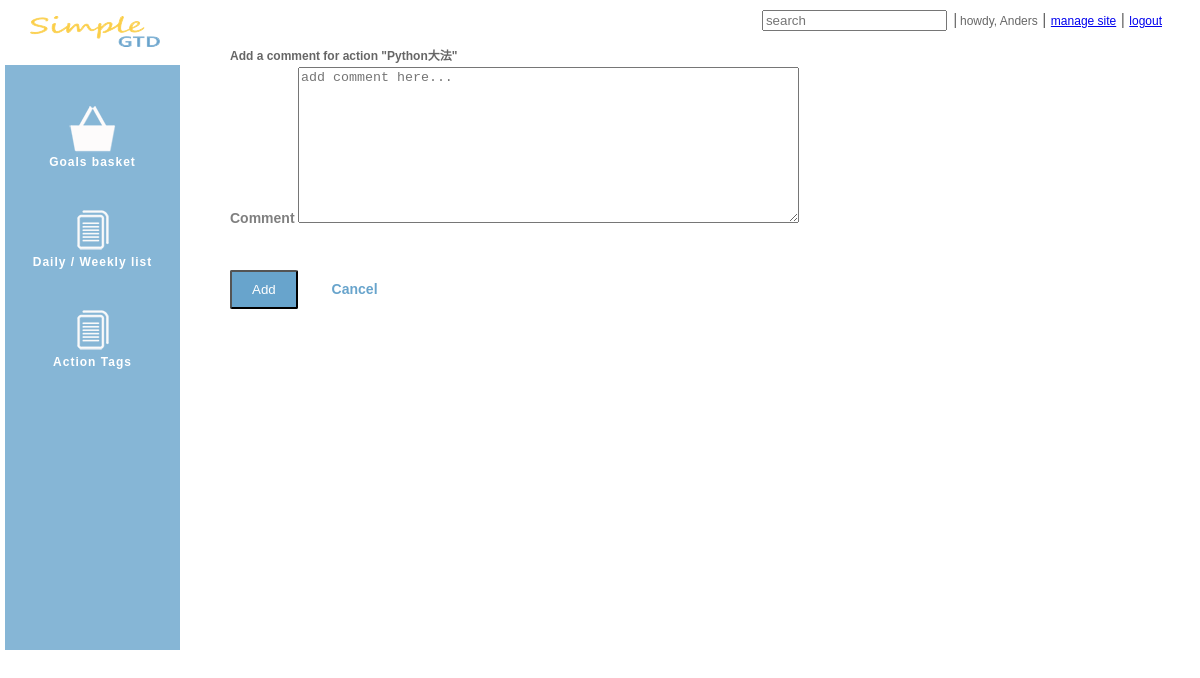
Page /action/28/comments/ (signed in) on the earlier database version.
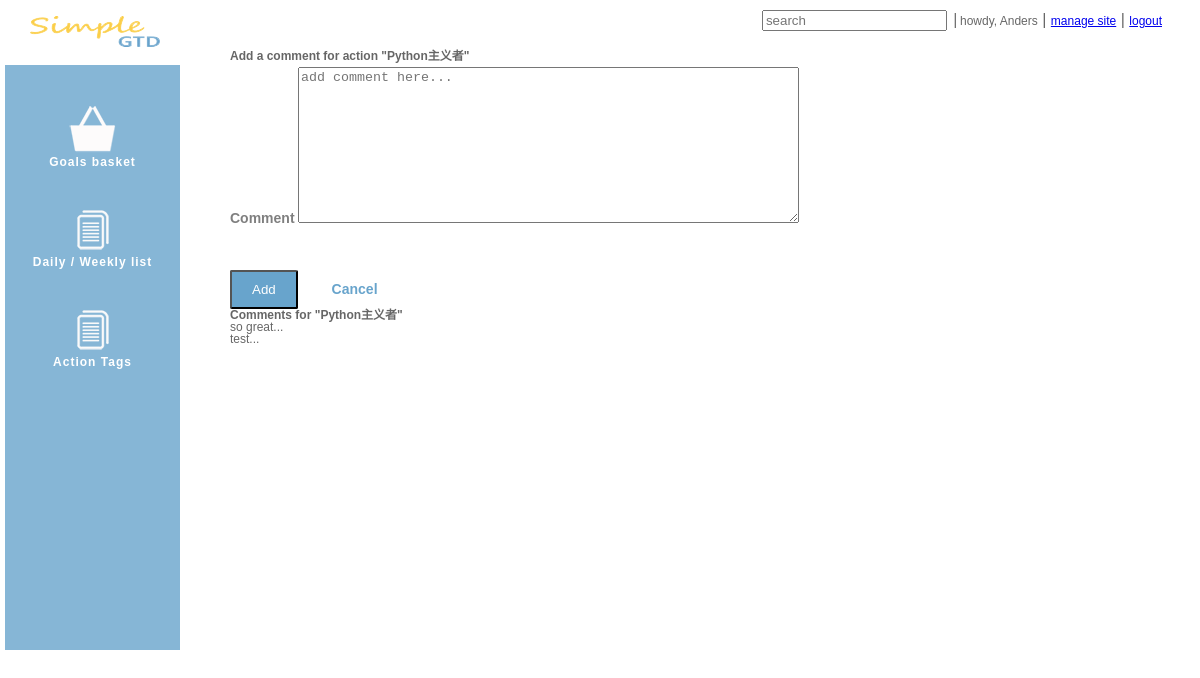
Same page on the later database version.
### simgtd/models.py (models this page shows, shortened)
class Action(models.Model):
    subject = models.CharField(max_length=200)
    memo = models.TextField(max_length=1000, blank=True)
    hours = models.PositiveSmallIntegerField(default=0)
    minutes = models.PositiveSmallIntegerField(default=0)
    start_date = models.DateTimeField(null=True, blank=True)
    due_date = models.DateTimeField(null=True, blank=True)
    created_date = models.DateTimeField(editable=False, default=datetime.datetime.now)
    created_by = models.ForeignKey(User, default=Constants.user_admin)
    completed_date = models.DateTimeField(editable=False, null=True)
    week_offset = models.PositiveSmallIntegerField(default=0, null=True, blank=True)
    days = models.CharField(max_length=50, null=True, blank=True)
    status = models.ForeignKey(Status, default=Constants.status_not_started)
    goal = models.ForeignKey(Goal, null=True, blank=True)
    tags = TaggableManager()

class ActionComment(models.Model):
    action = models.ForeignKey(Action, related_name='comments')
    comment = models.TextField(max_length=500, blank=True)
    html = models.TextField(max_length=1000, editable=False, blank=True)
    created_by = models.ForeignKey(User, default=Constants.user_admin)
    created_date = models.DateTimeField(editable=False, default=datetime.datetime.now)

### simgtd/views.py (the view)
# urls.py: url(r'^action/(?P<aid>\d+)/comments/$', views.action_comments),
@login_required
def action_comments(request, aid):
    action = user_actions(request).get(id=int(aid))
    return render_to_response('simgtd/action_comments.html',
                              RequestContext(request, {'action': action}))

### simgtd/views.py (called while the page is built)
def user_id(request):
    return request.user.id

def user_actions(request):
    return Action.objects.filter(created_by_id=user_id(request))

### templates/simgtd/action_comments.html (shortened to what this page needs)
{% extends "base.html" %}
{% block content %}
    <form action="/action/{{ action.id }}/new_comment" method="post">
        <div>
            <h2>Add a comment for action "{{ action.subject }}"</h2>
            <div class="field">
                <label class="field_label" for="comment">Comment</label>
                <textarea id="comment" name="comment" placeholder="add comment here..." rows="10" cols="60"></textarea>
            </div>
            <div class="field_button">
                <input type="submit" class="save" value="Add">
                <a href="/action/list" class="cancel">Cancel</a>
            </div>
            <div id="comments">
                {% if action.comments.all %}
                    <h3>Comments for "{{ action.subject }}"</h3>
                    <ul>
                        {% for c in action.comments.all %}
                            <li>{{ c.comment }}</li>
                        {% endfor %}
                    </ul>
                {% endif %}
            </div>
        </div>
    </form>
{% endblock %}

### templates/base.html (shortened to what this page needs)
<!DOCTYPE html>
<html>
<head lang="en">
    <link type="text/css" rel="stylesheet" href="{{ STATIC_URL }}css/jquery-ui.css">
    <link type="text/css" rel="stylesheet" href="{{ STATIC_URL }}css/gtd.css">
</head>
<body>
    <div id="header">
        <div>
            <div class="header-primary">
                <a href="/">
                    <img src="{{ STATIC_URL }}images/logo.png" alt="Simple GTD" />
                </a>
            </div>
            <div class="header-secondary">
                <input id="search" type="search" name="search" placeholder="search">
                <span class="sep">|</span>
                <a class="header_account" title="{{ user.email }}">howdy, {{ user.first_name }}</a> |
                <a class="header_account" href="/admin/">manage site</a> |
                <a class="header_account" href="/logout/">logout</a>
            </div>
        </div>
    </div>
    <div id="wrapper">
        <div id="navigation">
            <div id="icon_menu_block">
                <a href="/goal/list" class="menu">
                    <span class="icon_menu"><img src="{{ STATIC_URL }}images/goals_basket.png" alt="Goals basket"></span>
                    <span class="icon_menu_subtitle">Goals basket</span>
                </a>
                <a href="/action/list" class="menu">
                    <span class="icon_menu"><img src="{{ STATIC_URL }}images/list.png" alt="Daily/Weekly list"></span>
                    <span class="icon_menu_subtitle">Daily / Weekly list</span>
                </a>
                <a href="/action/tags" class="menu">
                    <span class="icon_menu"><img src="{{ STATIC_URL }}images/list.png" alt="Action Tags"></span>
                    <span class="icon_menu_subtitle">Action Tags</span>
                </a>
            </div>
        </div>
        <div id="content">
            {% block content %}{% endblock %}
        </div>
    </div>
</body>
</html>

### static/css/gtd.css (style rules this page uses)
body { font-family:Calibri, Arial, Helvetica, sans-serif; }
#header { position: absolute; left: 0px; top:0px; padding: 10px 10px 0px 10px; width: 96%; height: 55px; background-color: white; display: table; }
.header-primary { float:left; position:relative; top:6px; left:20px; }
.header-secondary { text-align: right; color:rgba(0,0,0,0.6); }
#header .sep { margin: 0 -2px 0 2px; color:#717171; }
.header_account { display: inline-block; font-size: 12px; }
label[for=login_email], label[for=login_password], label[for=signup_name], label[for=signup_email], label[for=signup_password], label[for=signup_confirm_password], { margin-bottom: 0; }
label { font-weight: 700; font-size: 12px; color:rgba(0,0,0,0.5); cursor:default; }
div#navigation { margin:20px 85% 5px 5px; padding:5px 5px 5px 5px; height: 620px; background: rgba(104,164,204,0.8); color:white; font-size: 12px; font-weight: 600; letter-spacing: 1px; }
div#icon_menu_block { position: relative; margin-top: 40px; }
.icon_menu { display: block; text-align: center; padding: 40px 10px 1px 10px; }
.icon_menu_subtitle { display: block; text-align: center; color: white; }
a.menu { text-decoration: none; }
div#content { position: absolute; top: 50px; right: 10px; width: 80%; color: rgba(0,0,0,0.6); font-size: 12px; }
.field { display:block; margin: 5px 0; }
.field_label { font-size: 14px; }
.field_button { color: rgba(0,0,0,0.5); font-weight: 600; padding-top: 40px; font-size: 14px; }
input.save { border-radius: 2px; padding: 10px 20px; background: #68a4cc; color: white; }
a.cancel { margin-left: 30px; color: #68a4cc; text-decoration: none; }

Differences in the rows shown:
changed Action: subject "Python大法" → "Python主义者"; subject (not shown) → "Python主义者"
added ActionComment: comment "so great..."
added ActionComment: comment "test..."
Other differences:
text now shown: "Comments for \" \""
